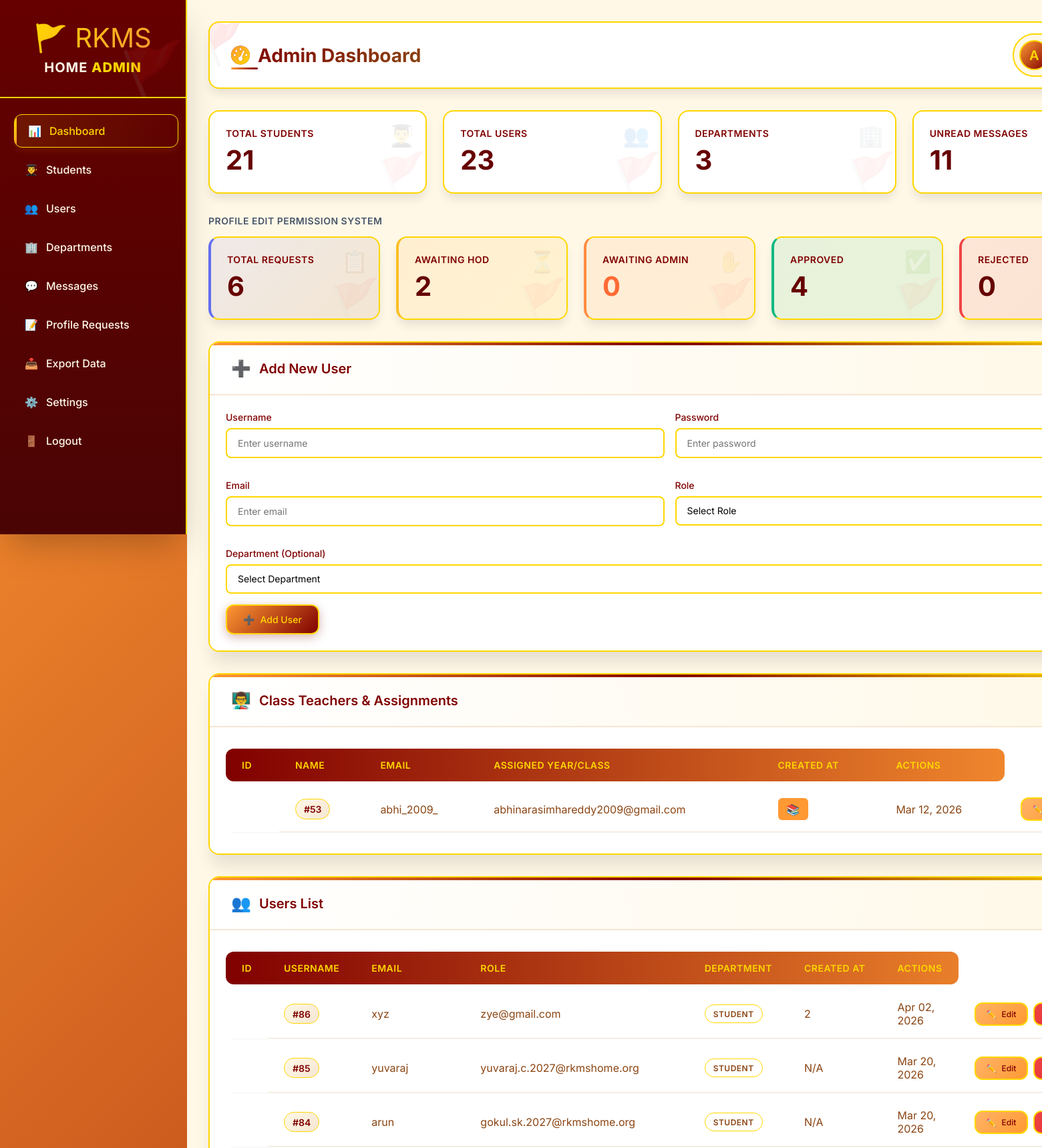
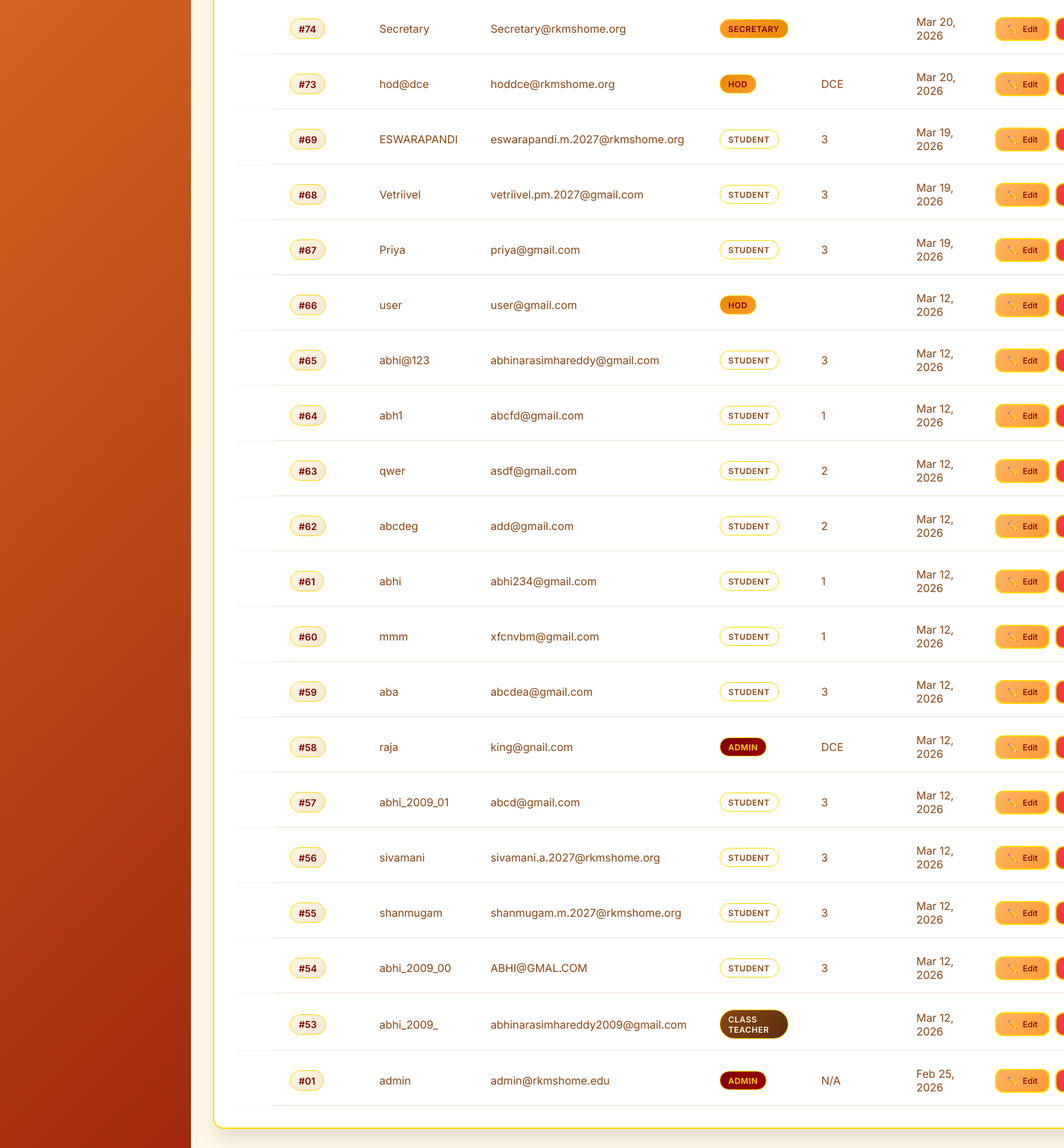
Page /admin/dashboard.php (signed in) on the committed database (2 pictures, top to bottom).
### tables this page shows
CREATE TABLE `users` (
  `id` int(11) NOT NULL,
  `username` varchar(50) NOT NULL,
  `password` varchar(255) NOT NULL,
  `email` varchar(100) DEFAULT NULL,
  `role` enum('admin','secretary','principal','hod','class_teacher','student') NOT NULL,
  `department` varchar(50) DEFAULT NULL,
  `created_at` timestamp NOT NULL DEFAULT current_timestamp(),
  `updated_at` timestamp NOT NULL DEFAULT current_timestamp() ON UPDATE current_timestamp()
);

### admin/dashboard.php (the view, shortened to what this page needs)
<?php
require_once __DIR__ . '/../includes/functions.php';
$stats = null;
$create_table_sql = "CREATE TABLE IF NOT EXISTS profile_edit_requests (
    id INT AUTO_INCREMENT PRIMARY KEY,
    student_id INT NOT NULL,
    user_id INT NOT NULL,
    status ENUM('pending', 'approved', 'rejected') DEFAULT 'pending',
    requested_at TIMESTAMP DEFAULT CURRENT_TIMESTAMP,
    approved_by_hod INT,
    hod_approval_date TIMESTAMP NULL,
    approved_by_admin INT,
    admin_approval_date TIMESTAMP NULL,
    rejection_reason VARCHAR(500),
    FOREIGN KEY (student_id) REFERENCES students(id) ON DELETE CASCADE,
    FOREIGN KEY (user_id) REFERENCES users(id) ON DELETE CASCADE,
    FOREIGN KEY (approved_by_hod) REFERENCES users(id),
    FOREIGN KEY (approved_by_admin) REFERENCES users(id),
    UNIQUE KEY unique_request (student_id)
)";
$conn->query($create_table_sql);
if (isset($conn) && $conn) {
    $stats = $conn->query("SELECT
        (SELECT COUNT(*) FROM students) as total_students,
        (SELECT COUNT(*) FROM users) as total_users,
        (SELECT COUNT(*) FROM departments) as total_depts,
        (SELECT COUNT(*) FROM messages WHERE is_read=0) as total_messages,
        (SELECT COUNT(*) FROM profile_edit_requests) as total_profile_requests,
        (SELECT COUNT(*) FROM profile_edit_requests WHERE status = 'pending') as pending_profile_requests,
        (SELECT COUNT(*) FROM profile_edit_requests WHERE status = 'approved' AND approved_by_hod IS NOT NULL AND approved_by_admin IS NULL) as awaiting_admin_profile_requests,
        (SELECT COUNT(*) FROM profile_edit_requests WHERE status = 'approved' AND approved_by_admin IS NOT NULL) as approved_profile_requests,
        (SELECT COUNT(*) FROM profile_edit_requests WHERE status = 'rejected') as rejected_profile_requests")->fetch_assoc();
}
?>
<!DOCTYPE html>
<html lang="en">
<head>
    <link rel="stylesheet" href="https://cdnjs.cloudflare.com/ajax/libs/font-awesome/6.0.0/css/all.min.css">
</head>
<body>
    <div class="app-wrapper">
        <aside class="sidebar">
            <div class="sidebar-header">
                <div class="sidebar-logo">🚩 RKMS</div>
                <div class="sidebar-brand">HOME <span>ADMIN</span></div>
            </div>
            <ul class="sidebar-menu">
                <li><a href="dashboard.php" class="active"><span>📊</span> <span>Dashboard</span></a></li>
                <li><a href="students.php"><span>👨‍🎓</span> <span>Students</span></a></li>
                <li><a href="users.php"><span>👥</span> <span>Users</span></a></li>
                <li><a href="departments.php"><span>🏢</span> <span>Departments</span></a></li>
                <li><a href="messages.php"><span>💬</span> <span>Messages</span></a></li>
                <li><a href="profile_edit_requests.php"><span>📝</span> <span>Profile Requests</span>
                </a></li>
                <li><a href="export.php"><span>📥</span> <span>Export Data</span></a></li>
                <li><a href="settings.php"><span>⚙️</span> <span>Settings</span></a></li>
                <li><a href="../logout.php"><span>🚪</span> <span>Logout</span></a></li>
            </ul>
        </aside>
        <main class="main-content">
            <div class="topbar">
                <h1>
                    <i class="fas fa-tachometer-alt"></i>
                    Admin Dashboard
                </h1>
                <div class="user-profile" id="profileToggle">
                    <div class="user-avatar"><?php echo isset($_SESSION['username']) ? strtoupper(substr($_SESSION['username'], 0, 1)) : ''; ?></div>
                </div>
            </div>
            <div class="grid">
                <div class="stat-card" data-tooltip="Total enrolled students">
                    <div class="stat-icon">👨‍🎓</div>
                    <h3>Total Students</h3>
                    <div class="stat-number"><?php echo $stats ? $stats['total_students'] : 0; ?></div>
                </div>
                <div class="stat-card" data-tooltip="Total system users">
                    <div class="stat-icon">👥</div>
                    <h3>Total Users</h3>
                    <div class="stat-number"><?php echo $stats ? $stats['total_users'] : 0; ?></div>
                </div>
                <div class="stat-card" data-tooltip="Academic departments">
                    <div class="stat-icon">🏢</div>
                    <h3>Departments</h3>
                    <div class="stat-number"><?php echo $stats ? $stats['total_depts'] : 0; ?></div>
                </div>
                <div class="stat-card" data-tooltip="Unread messages">
                    <h3>Unread Messages</h3>
                    <div class="stat-number"><?php echo $stats ? $stats['total_messages'] : 0; ?></div>
                </div>
            </div>
            <div style="grid-column: 1 / -1; margin-top: 10px;">
                <h4 style="font-size: 14px; color: var(--gray-600); margin-bottom: 15px; text-transform: uppercase; font-weight: 600; letter-spacing: 0.5px;">Profile Edit Permission System</h4>
                <div class="grid">
                    <div class="stat-card" data-tooltip="Total edit requests submitted" style="background: linear-gradient(135deg, rgba(99, 102, 241, 0.1), rgba(139, 69, 19, 0.1)); border-left: 4px solid #636EF1;">
                        <div class="stat-icon">📋</div>
                        <h3>Total Requests</h3>
                        <div class="stat-number"><?php echo $stats ? $stats['total_profile_requests'] : 0; ?></div>
                    </div>
                    <div class="stat-card" data-tooltip="Pending HOD approval" style="background: linear-gradient(135deg, rgba(245, 158, 11, 0.1), rgba(255, 193, 7, 0.1)); border-left: 4px solid #FBBF24;">
                        <div class="stat-icon">⏳</div>
                        <h3>Awaiting HOD</h3>
                        <div class="stat-number"><?php echo $stats ? $stats['pending_profile_requests'] : 0; ?></div>
                    </div>
                    <div class="stat-card" data-tooltip="HOD approved, awaiting your approval" style="background: linear-gradient(135deg, rgba(251, 146, 60, 0.1), rgba(255, 153, 51, 0.1)); border-left: 4px solid #FF8C42;">
                        <div class="stat-icon">✋</div>
                        <h3>Awaiting Admin</h3>
                        <div class="stat-number" style="color: #FF6B35;"><?php echo $stats ? $stats['awaiting_admin_profile_requests'] : 0; ?></div>
                    </div>
                    <div class="stat-card" data-tooltip="Approved and finalized" style="background: linear-gradient(135deg, rgba(16, 185, 129, 0.1), rgba(34, 197, 94, 0.1)); border-left: 4px solid #10B981;">
                        <div class="stat-icon">✅</div>
                        <h3>Approved</h3>
                        <div class="stat-number"><?php echo $stats ? $stats['approved_profile_requests'] : 0; ?></div>
                    </div>
                    <div class="stat-card" data-tooltip="Rejected requests" style="background: linear-gradient(135deg, rgba(239, 68, 68, 0.1), rgba(220, 38, 38, 0.1)); border-left: 4px solid #EF4444;">
                        <h3>Rejected</h3>
                        <div class="stat-number"><?php echo $stats ? $stats['rejected_profile_requests'] : 0; ?></div>
                    </div>
                </div>
            </div>
            <div class="card">
                <div class="card-header">
                    <h3 class="card-title">
                        <span>➕</span>
                        Add New User
                    </h3>
                </div>
                <div class="card-body">
                    <form method="POST" action="">
                        <div class="form-row">
                            <div class="form-group">
                                <label for="username">Username</label>
                                <input type="text" id="username" name="username" placeholder="Enter username" required>
                            </div>
                            <div class="form-group">
                                <label for="password">Password</label>
                                <input type="password" id="password" name="password" placeholder="Enter password" required>
                            </div>
                        </div>
                        <div class="form-row">
                            <div class="form-group">
                                <label for="email">Email</label>
                                <input type="email" id="email" name="email" placeholder="Enter email" required>
                            </div>
                            <div class="form-group">
                                <label for="role">Role</label>
                                <select id="role" name="role" required>
                                    <option value="">Select Role</option>
                                </select>
                            </div>
                        </div>
                        <div class="form-group full">
                            <label for="department">Department (Optional)</label>
                            <select id="department" name="department">
                                <option value="">Select Department</option>
                            </select>
                        </div>
                        <button type="submit" class="btn btn-primary">
                            <span>➕</span>
                            Add User
                        </button>
                    </form>
                </div>
            </div>
            <div class="card">
                <div class="card-header">
                    <h3 class="card-title">
                        <span>👨‍🏫</span>
                        Class Teachers & Assignments
                    </h3>
                </div>
                <div class="card-body">
                    <div class="table-responsive">
                        <table>
                            <thead>
                                <tr>
                                    <th>ID</th>
                                    <th>Name</th>
                                    <th>Email</th>
                                    <th>Assigned Year/Class</th>
                                    <th>Created At</th>
                                    <th>Actions</th>
                                </tr>
                            </thead>
                            <tbody>
                                <?php
                                $teachers = $conn->query("SELECT id, username, email, department, created_at FROM users WHERE role = 'class_teacher' ORDER BY created_at DESC");
                                if ($teachers && $teachers->num_rows > 0) {
                                    while ($row = $teachers->fetch_assoc()):
                                    ?>
                                    <tr data-tooltip="Class Teacher Assignment">
                                        <td>
                                            <span class="id-badge">#<?php echo str_pad($row['id'], 2, '0', STR_PAD_LEFT); ?></span>
                                        </td>
                                        <td><?php echo htmlspecialchars($row['username']); ?></td>
                                        <td><?php echo htmlspecialchars($row['email']); ?></td>
                                        <td>
                                            <span style="background: var(--saffron); color: white; padding: 0.4rem 0.8rem; border-radius: 0.375rem; font-weight: 600; display: inline-block;">
                                                📚 <?php echo htmlspecialchars($row['department'] ?? 'Not Assigned'); ?>
                                            </span>
                                        </td>
                                        <td><?php echo date('M d, Y', strtotime($row['created_at'])); ?></td>
                                        <td>
                                            <div class="action-buttons">
                                                <a href="edit_user.php?id=<?php echo $row['id']; ?>" class="btn btn-info btn-sm" data-tooltip="Edit">
                                                    <span>✏️</span> Edit
                                                </a>
                                            </div>
                                        </td>
                                    </tr>
                                    <?php endwhile;
                                } else {
                                    echo '<tr><td colspan="6" style="text-align: center; padding: 2rem; color: var(--gray-500);">No class teachers assigned yet</td></tr>';
                                }
                                ?>
                            </tbody>
                        </table>
                    </div>
                </div>
            </div>
            <div class="card">
                <div class="card-header">
                    <h3 class="card-title">
                        <span>👥</span>
                        Users List
                    </h3>
                </div>
                <div class="card-body">
                    <div class="table-responsive">
                        <table>
                            <thead>
                                <tr>
                                    <th>ID</th>
                                    <th>Username</th>
                                    <th>Email</th>
                                    <th>Role</th>
                                    <th>Department</th>
                                    <th>Created At</th>
                                    <th>Actions</th>
                                </tr>
                            </thead>
                            <tbody>
                                <?php
                                $users = $conn->query("SELECT * FROM users ORDER BY created_at DESC");
                                while ($row = $users->fetch_assoc()):
                                ?>
                                <tr data-tooltip="Click to view details">
                                    <td>
                                        <span class="id-badge">#<?php echo str_pad($row['id'], 2, '0', STR_PAD_LEFT); ?></span>
                                    </td>
                                    <td><?php echo htmlspecialchars($row['username']); ?></td>
                                    <td><?php echo htmlspecialchars($row['email']); ?></td>
                                    <td>
                                        <span class="role-badge <?php echo $row['role']; ?>">
                                            <?php echo ucfirst(str_replace('_', ' ', $row['role'])); ?>
                                        </span>
                                    </td>
                                    <td><?php echo htmlspecialchars($row['department'] ?? 'N/A'); ?></td>
                                    <td><?php echo date('M d, Y', strtotime($row['created_at'])); ?></td>
                                    <td>
                                        <div class="action-buttons">
                                            <a href="edit_user.php?id=<?php echo $row['id']; ?>" class="btn btn-info btn-sm" data-tooltip="Edit User">
                                                <span>✏️</span> Edit
                                            </a>
                                            <a href="delete_user.php?id=<?php echo $row['id']; ?>"
                                               class="btn btn-danger btn-sm"
                                               onclick="return confirm('⚠️ Are you sure you want to delete this user?');"
                                               data-tooltip="Delete User">
                                            </a>
                                        </div>
                                    </td>
                                </tr>
                                <?php endwhile; ?>
                            </tbody>
                        </table>
                    </div>
                </div>
            </div>
        </main>
    </div>
</body>
</html>

### rows in the picture
users: id "53", username "abhi_2009_", email "abhinarasimhareddy2009@gmail.com", created_at "Mar 12, 2026", role "CLASS TEACHER"
users: id "86", username "xyz", email "zye@gmail.com", role "STUDENT", department "2", created_at "Apr 02, 2026"
users: id "85", username "yuvaraj", email "yuvaraj.c.2027@rkmshome.org", role "STUDENT", department "N/A", created_at "Mar 20, 2026"
users: id "84", username "arun", email "gokul.sk.2027@rkmshome.org", role "STUDENT", department "N/A", created_at "Mar 20, 2026"
users: id "74", username "Secretary", email "Secretary@rkmshome.org", role "SECRETARY", created_at "Mar 20, 2026"
users: id "73", username "hod@dce", email "hoddce@rkmshome.org", role "HOD", department "DCE", created_at "Mar 20, 2026"
users: id "69", username "ESWARAPANDI", email "eswarapandi.m.2027@rkmshome.org", role "STUDENT", department "3", created_at "Mar 19, 2026"
users: id "68", username "Vetriivel", email "vetriivel.pm.2027@gmail.com", role "STUDENT", department "3", created_at "Mar 19, 2026"
users: id "67", username "Priya", email "priya@gmail.com", role "STUDENT", department "3", created_at "Mar 19, 2026"
users: id "66", username "user", email "user@gmail.com", role "HOD", created_at "Mar 12, 2026"
users: id "65", username "abhi@123", email "abhinarasimhareddy@gmail.com", role "STUDENT", department "3", created_at "Mar 12, 2026"
users: id "64", username "abh1", email "abcfd@gmail.com", role "STUDENT", department "1", created_at "Mar 12, 2026"
users: id "63", username "qwer", email "asdf@gmail.com", role "STUDENT", department "2", created_at "Mar 12, 2026"
users: id "62", username "abcdeg", email "add@gmail.com", role "STUDENT", department "2", created_at "Mar 12, 2026"
users: id "61", username "abhi", email "abhi234@gmail.com", role "STUDENT", department "1", created_at "Mar 12, 2026"
users: id "60", username "mmm", email "xfcnvbm@gmail.com", role "STUDENT", department "1", created_at "Mar 12, 2026"
users: id "59", username "aba", email "abcdea@gmail.com", role "STUDENT", department "3", created_at "Mar 12, 2026"
users: id "58", username "raja", email "king@gnail.com", role "ADMIN", department "DCE", created_at "Mar 12, 2026"
users: id "57", username "abhi_2009_01", email "abcd@gmail.com", role "STUDENT", department "3", created_at "Mar 12, 2026"
users: id "56", username "sivamani", email "sivamani.a.2027@rkmshome.org", role "STUDENT", department "3", created_at "Mar 12, 2026"
users: id "55", username "shanmugam", email "shanmugam.m.2027@rkmshome.org", role "STUDENT", department "3", created_at "Mar 12, 2026"
users: id "54", username "abhi_2009_00", email "ABHI@GMAL.COM", role "STUDENT", department "3", created_at "Mar 12, 2026"
users: id "01", username "admin", email "admin@rkmshome.edu", role "ADMIN", department "N/A", created_at "Feb 25, 2026"

### other values in the picture
substr($_SESSION['username'], 0, 1) "A"
$stats['total_students'] "21"
$stats['total_users'] "23"
$stats['total_depts'] "3"
$stats['total_messages'] "11"
$stats['total_profile_requests'] "6"
$stats['pending_profile_requests'] "2"
$stats['awaiting_admin_profile_requests'] "0"
$stats['approved_profile_requests'] "4"
$stats['rejected_profile_requests'] "0"
